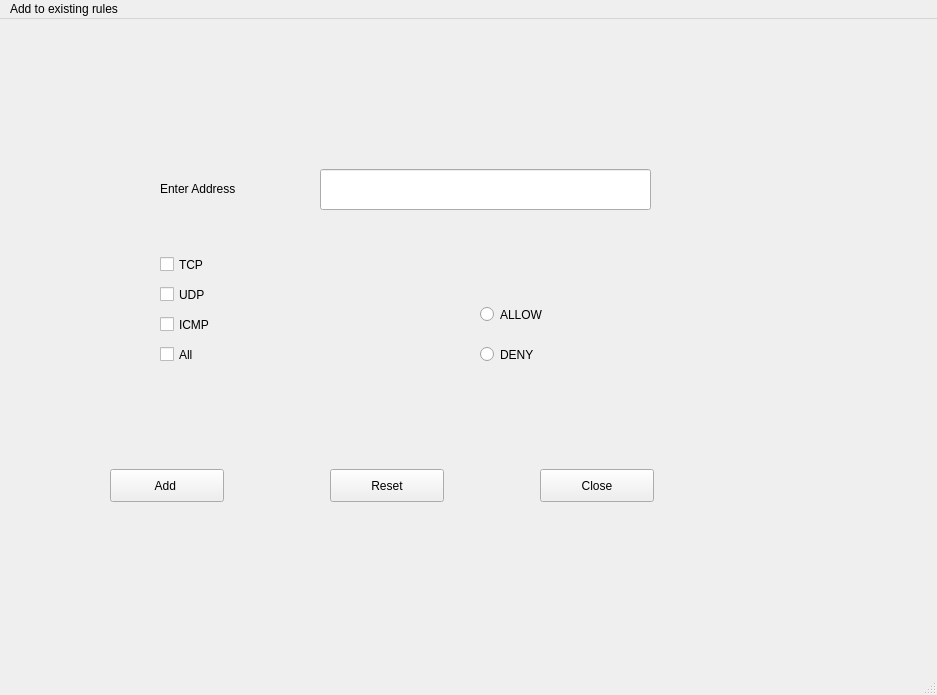
<?xml version="1.0" encoding="UTF-8"?>
<ui version="4.0">
 <class>MainWindow</class>
 <widget class="QMainWindow" name="MainWindow">
  <property name="geometry">
   <rect>
    <x>0</x>
    <y>0</y>
    <width>937</width>
    <height>695</height>
   </rect>
  </property>
  <property name="windowTitle">
   <string>MainWindow</string>
  </property>
  <widget class="QWidget" name="centralwidget">
   <widget class="QPushButton" name="pushButton">
    <property name="geometry">
     <rect>
      <x>110</x>
      <y>450</y>
      <width>114</width>
      <height>33</height>
     </rect>
    </property>
    <property name="text">
     <string>Add </string>
    </property>
   </widget>
   <widget class="QPushButton" name="pushButton_2">
    <property name="geometry">
     <rect>
      <x>540</x>
      <y>450</y>
      <width>114</width>
      <height>33</height>
     </rect>
    </property>
    <property name="text">
     <string>Close</string>
    </property>
   </widget>
   <widget class="QPushButton" name="pushButton_3">
    <property name="geometry">
     <rect>
      <x>330</x>
      <y>450</y>
      <width>114</width>
      <height>33</height>
     </rect>
    </property>
    <property name="text">
     <string>Reset</string>
    </property>
   </widget>
   <widget class="QCheckBox" name="checkBox">
    <property name="geometry">
     <rect>
      <x>160</x>
      <y>230</y>
      <width>114</width>
      <height>31</height>
     </rect>
    </property>
    <property name="text">
     <string>TCP</string>
    </property>
   </widget>
   <widget class="QCheckBox" name="checkBox_2">
    <property name="geometry">
     <rect>
      <x>160</x>
      <y>260</y>
      <width>114</width>
      <height>31</height>
     </rect>
    </property>
    <property name="text">
     <string>UDP</string>
    </property>
   </widget>
   <widget class="QCheckBox" name="checkBox_3">
    <property name="geometry">
     <rect>
      <x>160</x>
      <y>290</y>
      <width>114</width>
      <height>31</height>
     </rect>
    </property>
    <property name="text">
     <string>ICMP</string>
    </property>
   </widget>
   <widget class="QCheckBox" name="checkBox_4">
    <property name="geometry">
     <rect>
      <x>160</x>
      <y>320</y>
      <width>114</width>
      <height>31</height>
     </rect>
    </property>
    <property name="text">
     <string>All</string>
    </property>
   </widget>
   <widget class="QRadioButton" name="radioButton">
    <property name="geometry">
     <rect>
      <x>480</x>
      <y>280</y>
      <width>138</width>
      <height>31</height>
     </rect>
    </property>
    <property name="text">
     <string>ALLOW</string>
    </property>
   </widget>
   <widget class="QRadioButton" name="radioButton_2">
    <property name="geometry">
     <rect>
      <x>480</x>
      <y>320</y>
      <width>138</width>
      <height>31</height>
     </rect>
    </property>
    <property name="text">
     <string>DENY</string>
    </property>
   </widget>
   <widget class="QLineEdit" name="lineEdit">
    <property name="geometry">
     <rect>
      <x>320</x>
      <y>150</y>
      <width>331</width>
      <height>41</height>
     </rect>
    </property>
   </widget>
   <widget class="QLabel" name="label">
    <property name="geometry">
     <rect>
      <x>160</x>
      <y>150</y>
      <width>140</width>
      <height>40</height>
     </rect>
    </property>
    <property name="text">
     <string>Enter Address</string>
    </property>
   </widget>
  </widget>
  <widget class="QMenuBar" name="menubar">
   <property name="geometry">
    <rect>
     <x>0</x>
     <y>0</y>
     <width>937</width>
     <height>30</height>
    </rect>
   </property>
   <widget class="QMenu" name="menuAdd_to_existing_rules">
    <property name="title">
     <string>Add to existing rules</string>
    </property>
   </widget>
   <addaction name="menuAdd_to_existing_rules"/>
  </widget>
  <widget class="QStatusBar" name="statusbar"/>
 </widget>
 <resources/>
 <connections/>
</ui>
